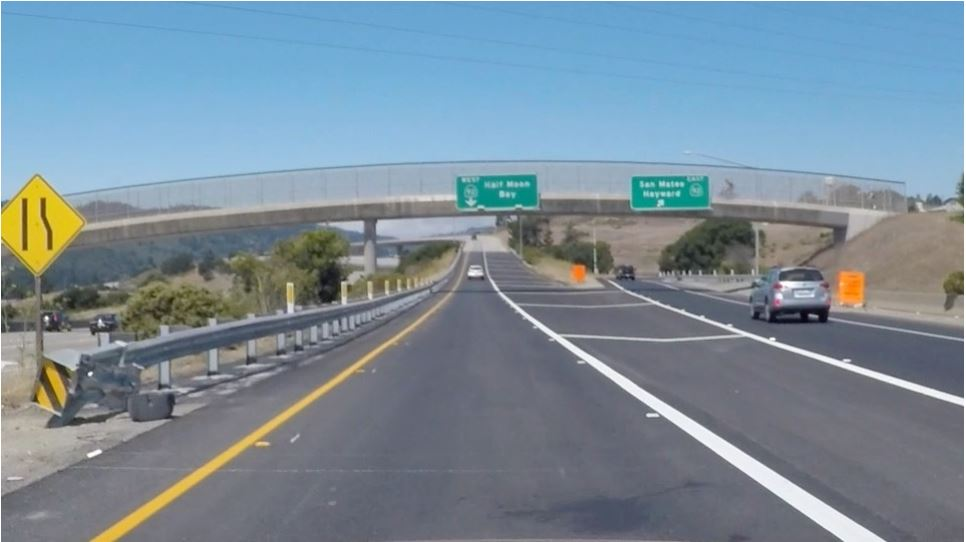
#> input picture exit-ramp.JPG, 966 x 542 px, found by its file name
$ python canny_edge_detection.py
#> lines starting #> are read from the running program, lines starting #| are printed output that depends on the picture; after the words box and inside, x2 and y2 are one past the last pixel; in counts of white or black regions, pixels touching at a corner belong together
import matplotlib.pyplot as plt
import matplotlib.image as mpimg
import numpy as np

image = mpimg.imread('exit-ramp.jpg')
#> image is the input picture: shape (542, 966, 3); mean R, G, B 122.5, 140.7, 153.6

import cv2
grayscale_image = cv2.cvtColor(image,cv2.COLOR_RGB2GRAY)
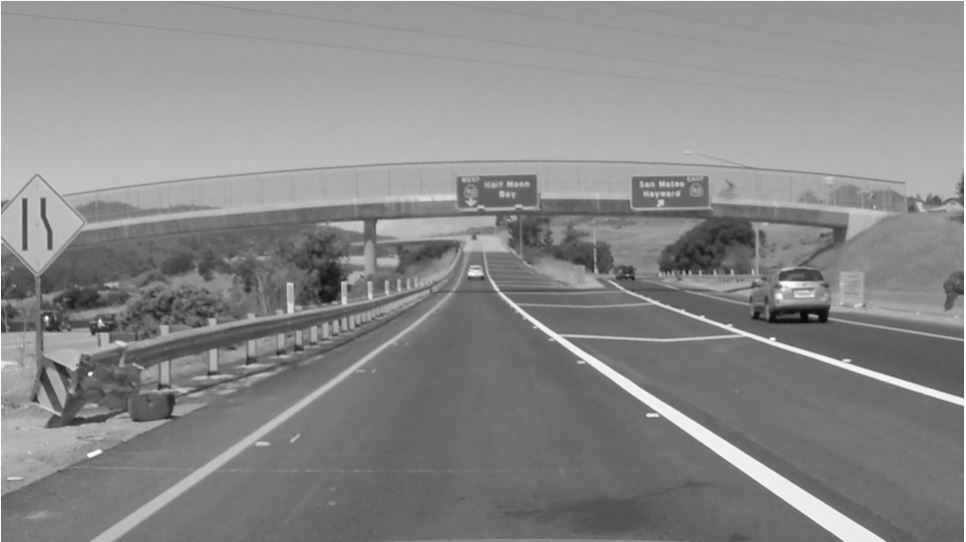
#> grayscale_image: shape (542, 966); min 7, max 255, mean 136.7
       ##imshow expects a 3 channel image by default and hence the cmap=grey would have to be defined to display a grayscale image


kernel_size = 5

smoothed_grayscale_image = cv2.GaussianBlur(grayscale_image,(kernel_size,kernel_size),0)


"""
grad_x = (cv2.Sobel(smoothed_grayscale_image,ddepth=-1,dx=1,dy=0,ksize=3))
grad_y = (cv2.Sobel(smoothed_grayscale_image,ddepth=-1,dx=0,dy=1,ksize=3))
"""

#exporting the gradients to 'gradients.csv'


low = 50
high = 150

edge = cv2.Canny(smoothed_grayscale_image, low, high)
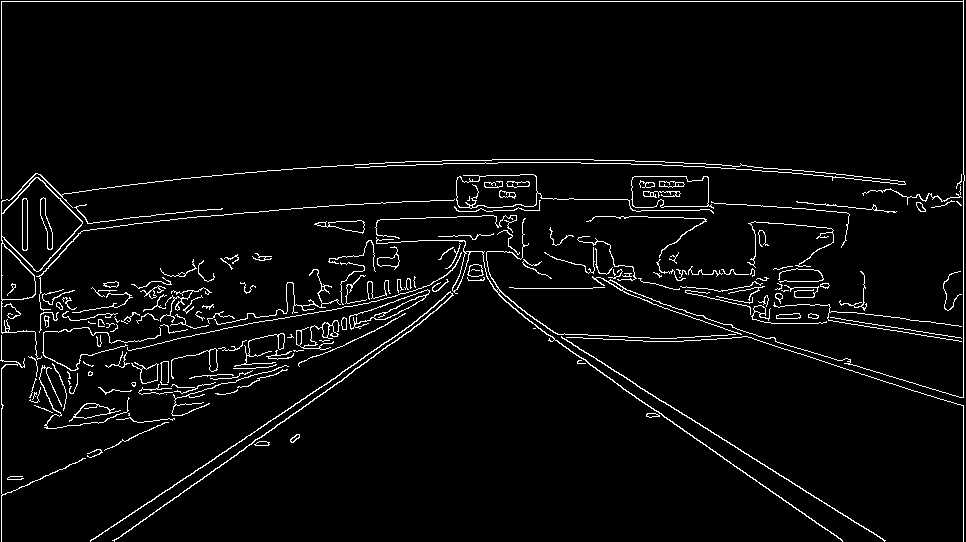
#> edge: shape (542, 966); 4% white in thin lines or dots
mask = np.zeros_like(edge)
vertices = np.array([[(50,539),(900,539),(500,300),(420,300)]])
mask = cv2.fillPoly(mask,vertices,255)
masked_image = cv2.bitwise_and(edge,mask)
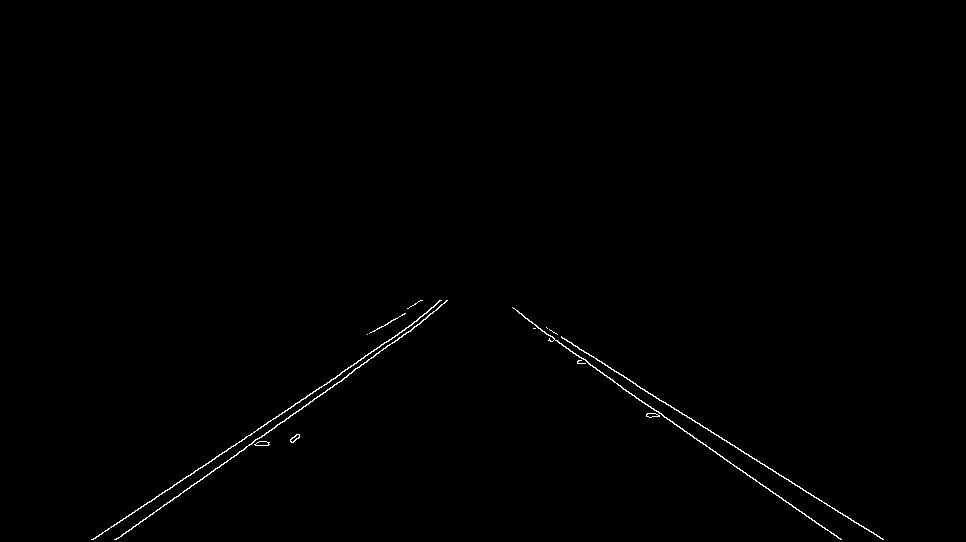
#> masked_image: shape (542, 966); 0.46% white in thin lines or dots, all inside (x1, y1, x2, y2) = (91, 300, 884, 540)

rho = 1
theta = np.pi/180
threshold = 25
max_length = 50
min_gap = 5

lines = cv2.HoughLinesP(masked_image,rho,theta,threshold,np.array([]),max_length,min_gap)
#> lines = [[537, 327, 838, 538], [561, 337, 883, 539], [115, 539, 347, 376], [93, 539, 412, 324], [633, 383, 882, 539], [736, 466, 841, 539], [344, 377, 420, 323], [164, 492, 363, 358], [546, 327, 635, 383], [92, 539, 165, 490], [227, 460, 280, 422]]

line_image=np.copy(image)*0
#> line_image: shape (542, 966, 3); every value is 0
a=(np.size(lines))/4.0
#> a = 11

for i in range(int(a)):
    j=0
    point1 = (lines[i][0][j],lines[i][0][j+1])
    point2 = (lines[i][0][j+2],lines[i][0][j+3])
    cv2.line(line_image,point1,point2,(255,0,0),3)
#> this loop made 11 passes
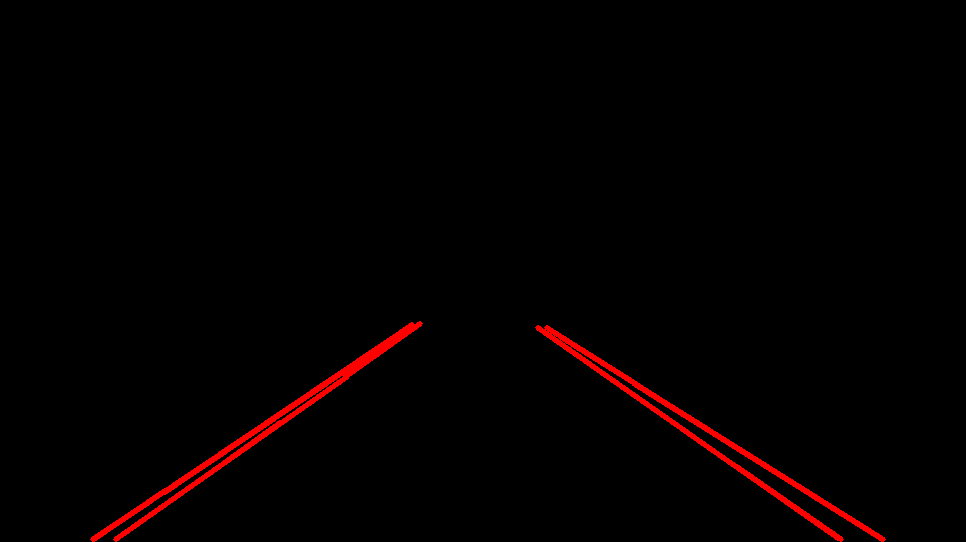
#> line_image: shape (542, 966, 3); mean R, G, B 4.1, 0, 0

edge_3 = np.zeros((edge.shape[0],edge.shape[1],3),dtype="uint8")

edge_3[:,:,0] = edge
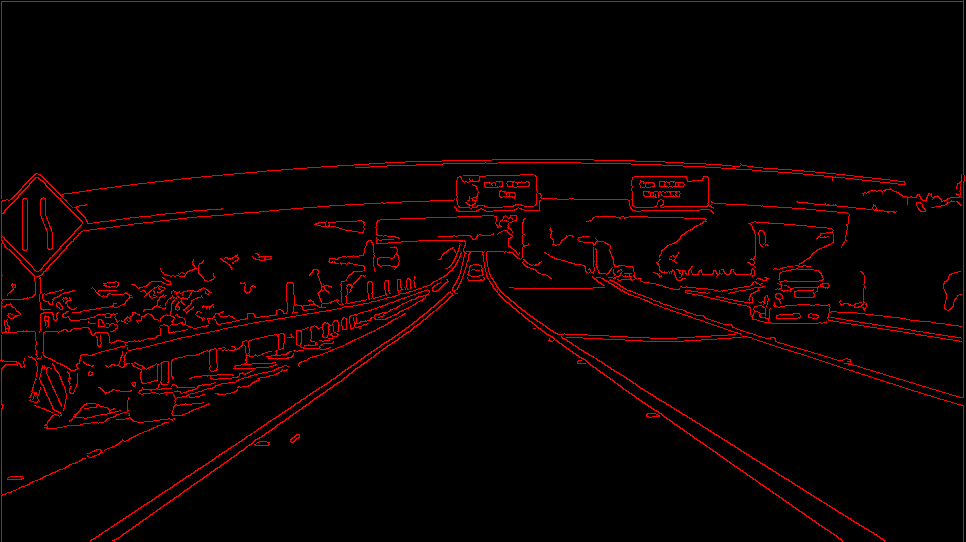
#> edge_3: shape (542, 966, 3); mean of channels 0, 1, 2 10.2, 0, 0; drawn as R, G, B
edge_3[:,:,1] = edge
edge_3[:,:,2] = edge
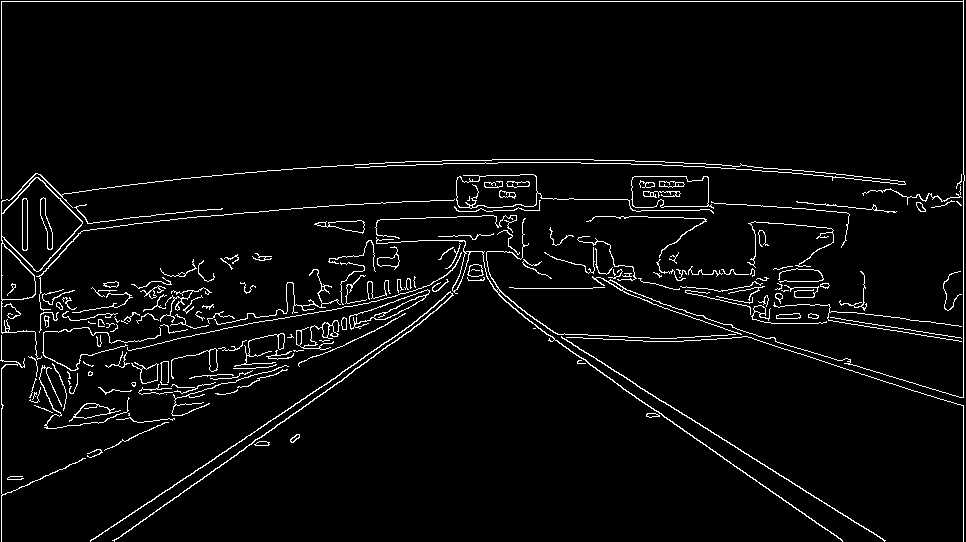
#> edge_3: shape (542, 966, 3); 4% white in thin lines or dots

lines_edges = cv2.addWeighted(edge_3, 0.8, line_image, 1,0)
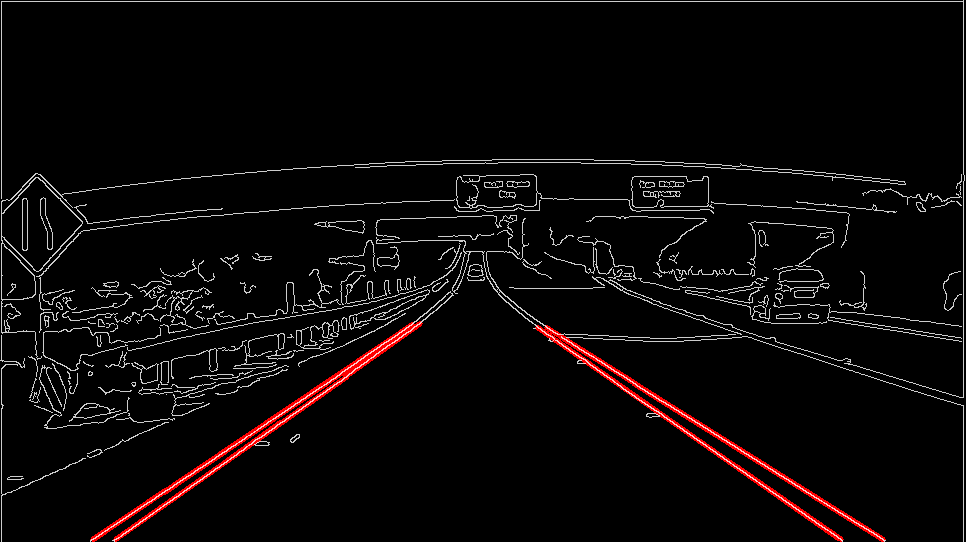
#> lines_edges: shape (542, 966, 3); mean of channels 0, 1, 2 11.4, 8.1, 8.1; drawn as R, G, B
plt.imshow(lines_edges)
